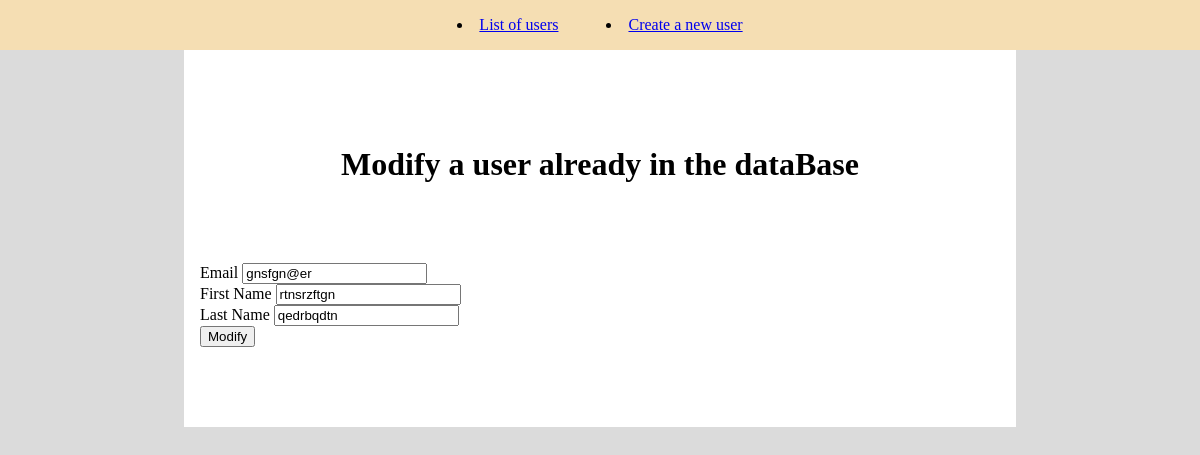
Screenshot of /index.php?route=update_user_form&id=6 with the database file from the repository.
### tables this page shows
CREATE TABLE IF NOT EXISTS `users` (
  `id` int NOT NULL AUTO_INCREMENT,
  `email` text NOT NULL,
  `first_name` text NOT NULL,
  `last_name` text NOT NULL,
  PRIMARY KEY (`id`)
);

### controllers/UserController.php (called while the page is built, shortened)
<?php
class UserController
{
  public function showUpdateUserForm()
  {
    $user = (new UserManager)->findUserById($_GET['id']);
    require './templates/layout.phtml';
  }
}

### index.php (called while the page is built, shortened)
<?php
$router = new Router();
$router->routing($_GET);

### managers/AbstractManager.php (called while the page is built, shortened)
<?php
class AbstractManager
{
  public function __construct()
  {
    $dbHost = 'localhost';
    $dbName = 'mvc_atch_retour';
    $dbUser = 'root';
    $dbPassword = '';
    try {
      $dsn = "mysql:host=$dbHost;dbname=$dbName";
      $this->db = new PDO($dsn, $dbUser, $dbPassword);
    } catch (PDOException $e) {
      die("Erreur de connexion à la base de données : " . $e->getMessage());
    }
  }
}

### managers/UserManager.php (called while the page is built, shortened)
<?php
class UserManager extends AbstractManager
{
  public function findUserById(int $id): ?User
  {
    $query = $this->db->prepare(
      'SELECT * FROM users
      WHERE id = :id'
    );
    $query->execute(['id' => $id]);
    $result = $query->fetch(PDO::FETCH_ASSOC);
    $user = null;
    if ($result) {
      $user = new User($result['email'], $result['first_name'], $result['last_name']);
      $user->setId($result['id']);
    }
    return $user;
  }
}

### models/User.php (called while the page is built, shortened)
<?php
class User
{
  public function setId($id)
  {
    return $this;
  }
  public function getEmail()
  {
    return $this->email;
  }
  public function getLast_Name()
  {
    return $this->last_Name;
  }
  public function getFirst_Name()
  {
    return $this->first_Name;
  }
}

### templates/users/update.phtml (the view, shortened to what this page needs)
<main>
  <h1>Modify a user already in the dataBase</h1>
  <form action="index.php?route=check_update_user" method="post">
    <label for="email">Email</label>
    <input type="email" name="email" id="email" value="<?php echo $user->getEmail(); ?>">
    <br />
    <label for="first_name">First Name</label>
    <input type="text" name="first_name" id="first_name" value="<?php echo $user->getFirst_Name(); ?>">
    <br />
    <label for="last_name">Last Name</label>
    <input type="text" name="last_name" id="last_name" value="<?php echo $user->getLast_Name(); ?>">
    <br />
    <button type="submit">Modify</button>
  </form>
</main>

### assets/styles/style.css (style rules this page uses)
body { margin: 0; background-color: rgba(209, 209, 209, 0.777); }
main { max-width: 800px; margin-inline: auto; background-color: white; padding: 1rem; padding-bottom: 5rem; }
h1 { text-align: center; margin-block: 5rem; }

### rows the page displays
users: email "gnsfgn@er", first_name "rtnsrzftgn", last_name "qedrbqdtn"
